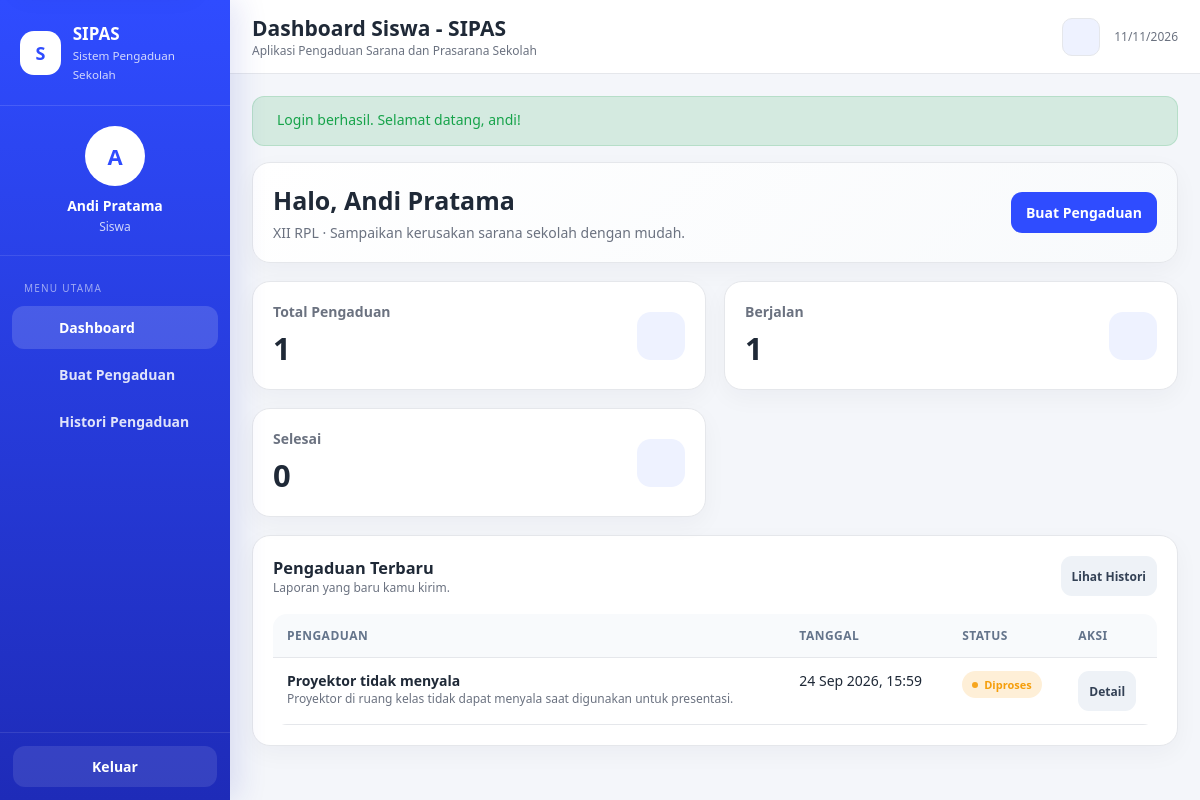
The page /index.php?page=dashboard (signed in) on the database its author committed.
### tables this page shows
CREATE TABLE `pengaduan` (
  `id_pengaduan` int(10) UNSIGNED NOT NULL,
  `id_siswa` int(10) UNSIGNED NOT NULL,
  `judul_pengaduan` varchar(150) NOT NULL,
  `isi_pengaduan` text NOT NULL,
  `foto_bukti` varchar(255) DEFAULT NULL,
  `tanggal_pengaduan` datetime NOT NULL DEFAULT current_timestamp(),
  `status` enum('Diajukan','Diproses','Selesai','Ditolak') NOT NULL DEFAULT 'Diajukan'
);

### models/PengaduanModel.php (called while the page is built, shortened)
<?php
class PengaduanModel
{
    private $db;
    public function __construct($db)
    {
        $this->db = $db;
    }
    public function findBySiswa($idSiswa) {
        $stmt = $this->db->prepare('SELECT p.* FROM pengaduan p WHERE p.id_siswa = ? ORDER BY p.tanggal_pengaduan DESC, p.id_pengaduan DESC');
        $stmt->execute([$idSiswa]);
        return $stmt->fetchAll();
    }
}

### views/siswa/dashboard.php (the view)
<?php
$title='Dashboard Siswa - SIPAS'; $menu='dashboard'; require __DIR__ . '/../layout/header.php'; ?>
<div class="card welcome page-space-after">
    <div class="card-body">
        <h2>Halo, <?=  e(isset($_SESSION['nama_siswa']) ? $_SESSION['nama_siswa'] : (isset($_SESSION['username']) ? $_SESSION['username'] : '')) ?></h2>
        <p><?=  e(isset($_SESSION['kelas']) ? $_SESSION['kelas'] : '') ?> · Sampaikan kerusakan sarana sekolah dengan mudah.</p>
    </div>
    <div class="card-body welcome-action"><a class="btn btn-primary" href="index.php?page=kirim-pengaduan"><?= uiIcon('plus') ?><span>Buat Pengaduan</span></a></div>
</div>
<div class="grid grid-4 page-space-after">
    <div class="card"><div class="card-body stat"><div><div class="stat-label">Total Pengaduan</div><div class="stat-value"><?= (int)$total ?></div></div><div class="stat-icon"><?= uiIcon('report') ?></div></div></div>
    <div class="card"><div class="card-body stat"><div><div class="stat-label">Berjalan</div><div class="stat-value"><?= (int)$berjalan ?></div></div><div class="stat-icon"><?= uiIcon('clock') ?></div></div></div>
    <div class="card"><div class="card-body stat"><div><div class="stat-label">Selesai</div><div class="stat-value"><?= (int)$selesai ?></div></div><div class="stat-icon"><?= uiIcon('check') ?></div></div></div>
</div>
<div class="card">
    <div class="card-body">
        <div class="page-actions">
            <div><h3>Pengaduan Terbaru</h3><div class="small muted">Laporan yang baru kamu kirim.</div></div>
            <a class="btn btn-secondary btn-sm" href="index.php?page=histori">Lihat Histori</a>
        </div>
        <?php if (empty($terbaru)): ?>
            <div class="empty-state">
                <div class="empty-state-icon"><?= uiIcon('report') ?></div>
                <h3>Belum ada pengaduan</h3>
                <p>Kamu belum membuat pengaduan. Buat pengaduan pertama untuk melaporkan masalah sarana sekolah.</p>
                <a class="btn btn-primary" href="index.php?page=kirim-pengaduan"><?= uiIcon('plus') ?><span>Buat Pengaduan</span></a>
            </div>
        <?php else: ?>
            <div class="table-wrap">
                <table class="table">
                    <thead><tr><th>Pengaduan</th><th>Tanggal</th><th>Status</th><th>Aksi</th></tr></thead>
                    <tbody>
                    <?php foreach($terbaru as $item): ?>
                        <tr>
                            <td><strong><?= e($item['judul_pengaduan']) ?></strong><div class="small muted"><?= e(excerpt($item['isi_pengaduan'], 85)) ?></div></td>
                            <td><?= e(formatTanggal($item['tanggal_pengaduan'])) ?></td>
                            <td><?= statusBadge($item['status']) ?></td>
                            <td><a class="btn btn-secondary btn-sm" href="index.php?page=siswa-detail&id=<?= (int)$item['id_pengaduan'] ?>">Detail</a></td>
                        </tr>
                    <?php endforeach; ?>
                    </tbody>
                </table>
            </div>
        <?php endif; ?>
    </div>
</div>
<?php require __DIR__ . '/../layout/footer.php'; ?>

### helpers.php (shortened to what this page needs)
<?php
function e($value) {
    return htmlspecialchars((string) $value, ENT_QUOTES | ENT_SUBSTITUTE, 'UTF-8');
}
function textLength($text) {
    $text = (string) $text;
    if (function_exists('mb_strlen')) return mb_strlen($text, 'UTF-8');
    $n = preg_match_all('/./us', $text, $m);
    return $n === false ? strlen($text) : $n;
}
function excerpt($text, $length) {
    $text = (string) $text;
    $length = (int) $length;
    if (textLength($text) <= $length) return $text;
    return substr($text, 0, $length) . '...';
}
function formatTanggal($tanggal) {
    $ts = strtotime($tanggal);
    $bulan = [1=>'Jan','Feb','Mar','Apr','Mei','Jun','Jul','Agu','Sep','Okt','Nov','Des'];
    return date('d', $ts) . ' ' . $bulan[(int) date('n', $ts)] . ' ' . date('Y, H:i', $ts);
}
function statusBadge($status) {
    $map = [
        'Diajukan' => 'badge-info',
        'Diproses' => 'badge-warning',
        'Selesai' => 'badge-success',
        'Ditolak' => 'badge-danger',
    ];
    $class = isset($map[$status]) ? $map[$status] : 'badge-muted';
    return '<span class="badge ' . e($class) . '" role="status"><span class="badge-dot" aria-hidden="true"></span>' . e($status) . '</span>';
}
function view($file, $data = []) {
    extract($data);
    require __DIR__ . '/views/' . $file . '.php';
}

### assets/style.css (style rules this page uses)
:root { --primary: #2f4cff; --primary-dark: #1e2bb8; --bg: #f4f6fa; --card: #fff; --card-alt: #f8fafc; --text: #1f2937; --muted: #6b7280; --border: #e5e7eb; --success: #16a34a; --warning: #f59e0b; --danger: #dc2626; --info: #2563eb; --input-bg: #fff; --input-border: #d7dce5; --shadow-card: rgba(15, 23, 42, .04); --shadow-row: rgba(15, 23, 42, .035); --sidebar-grad-1: #2f4cff; --sidebar-grad-2: #1e2bb8; --sidebar-shadow: rgba(30, 43, 184, .13); --chip-bg: #eef2ff; --btn-secondary-bg: #eef2f7; --btn-secondary-text: #334155; --table-th-bg: #f8fafc; --table-th-text: #64748b; --timeline-line: #dbe2ff; --timeline-dot-ring: #e9edff; --auth-bg-1: #ffffff; --auth-bg-2: #f4f6fa; --auth-hero-1: #f8fafc; --auth-hero-2: #eef2ff; --backdrop: rgba(15, 23, 42, .38); }
* { box-sizing: border-box; }
html { height: 100%; }
html, body { margin: 0; padding: 0; font-family: "Segoe UI", Tahoma, Arial, sans-serif; background: var(--bg); color: var(--text); font-size: 14px; min-height: 100%; overflow-x: hidden; transition: background-color .2s ease, color .2s ease; }
body { -webkit-text-size-adjust: 100%; min-height: 100dvh; padding-top: env( safe-area-inset-top, 0px ); padding-bottom: env( safe-area-inset-bottom, 0px ); }
a { text-decoration: none; color: inherit; }
.grid { display: grid; gap: 18px; }
.grid-4 { grid-template-columns: repeat( 4, minmax(0, 1fr) ); }
.card { background: var(--card); border: 1px solid var(--border); border-radius: 18px; box-shadow: 0 8px 24px var(--shadow-card); }
.card-body { padding: 20px; }
.stat { display: flex; align-items: center; justify-content: space-between; }
.stat-label { color: var(--muted); font-weight: 600; }
.stat-value { font-size: 31px; font-weight: 800; margin-top: 6px; }
.stat-icon { width: 48px; height: 48px; border-radius: 14px; background: var(--chip-bg); color: var(--primary); display: grid; place-items: center; font-size: 21px; }
.welcome { display: flex; justify-content: space-between; align-items: center; gap: 20px; background: linear-gradient( 135deg, var(--card), var(--card-alt) ); }
.welcome h2 { margin: 0 0 6px; font-size: 25px; }
.welcome p { margin: 0; color: var(--muted); }
.btn { border: 0; border-radius: 11px; padding: 11px 15px; display: inline-flex; align-items: center; justify-content: center; gap: 8px; font-weight: 700; cursor: pointer; }
.btn-primary { background: var(--primary); color: #fff; }
.btn-secondary { background: var(--btn-secondary-bg); color: var(--btn-secondary-text); }
.btn-sm { padding: 8px 11px; font-size: 12px; }
.table-wrap { width: 100%; overflow-x: auto; overflow-y: hidden; -webkit-overflow-scrolling: touch; border-radius: 14px; }
.table { width: 100%; border-collapse: collapse; min-width: 700px; }
.table td, .table th { word-break: normal; }
.table th, .table td { padding: 13px 14px; border-bottom: 1px solid var(--border); vertical-align: top; text-align: left; }
.table th { font-size: 12px; text-transform: uppercase; letter-spacing: .04em; color: var(--table-th-text); background: var(--table-th-bg); }
.badge { display: inline-flex; align-items: center; padding: 6px 10px; border-radius: 999px; font-size: 11px; font-weight: 800; }
.badge-warning { background: rgba(245,158,11,.16); color: var(--warning); }
.page-actions { display: flex; justify-content: space-between; align-items: center; gap: 12px; margin-bottom: 18px; }
.muted { color: var(--muted); }
.small { font-size: 12px; }
@media (max-width: 1250px) { .grid-4 { grid-template-columns: repeat( 2, minmax(0,1fr) ); } }
button, a, input, textarea, select { -webkit-tap-highlight-color: transparent; }
.btn { min-height: 40px; transition: background-color .2s ease, color .2s ease, transform .2s ease, box-shadow .2s ease, opacity .2s ease; }
.page-space-after { margin-bottom: 18px; }
.page-actions h2, .page-actions h3, .section-heading h2, .section-title h3, .section-title-simple { margin: 0; }
.badge-dot { width: 6px; height: 6px; border-radius: 50%; background: currentColor; opacity: .9; margin-right: 6px; }

### rows shown on the page
pengaduan: judul_pengaduan "Proyektor tidak menyala", isi_pengaduan "Proyektor di ruang kelas tidak dapat menyala saat digunakan untuk presentasi.", tanggal_pengaduan "24 Sep 2026, 15:59", status "Diproses"

### other values the page prints
substr($name, 0, 1) "A"
$name "Andi Pratama"
$title "Dashboard Siswa - SIPAS"
$flash['message'] "Login berhasil. Selamat datang, andi!"
isset($_SESSION['kelas']) ? $_SESSION['kelas'] : '' "XII RPL"
$total "1"
$berjalan "1"
$selesai "0"
